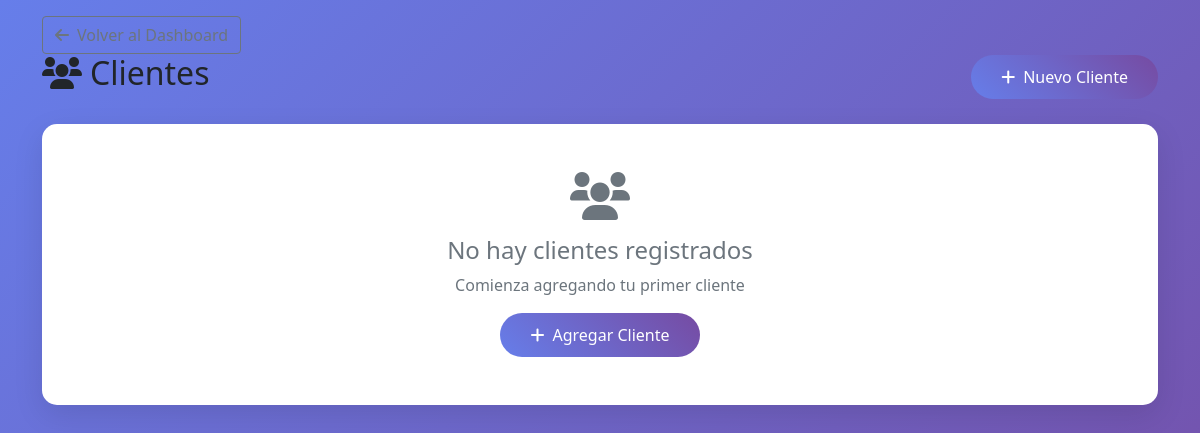
/clientes (signed in), run on an earlier commit of the app's database.
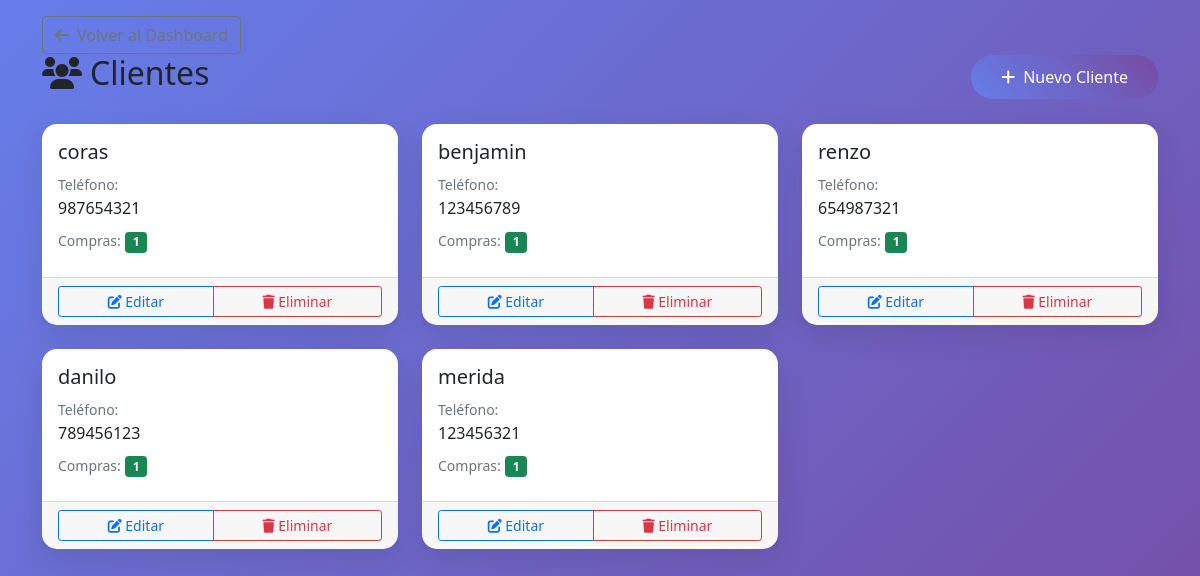
And on a later commit of the database.
### app.py (models this page shows)
class Cliente(db.Model):
    __tablename__ = 'cliente'
    id = db.Column(db.Integer, primary_key=True)
    nombre = db.Column(db.String(100), nullable=False)
    telefono = db.Column(db.String(20))
    ventas = db.relationship('Venta', backref='cliente')

### app.py (the view)
@app.route('/clientes')
@login_required
def clientes():
    clientes = Cliente.query.all()
    return render_template('clientes.html', clientes=clientes)

### app.py (called while the page is built)
@login_manager.user_loader
def load_user(user_id):
    return Usuario.query.get(int(user_id))

### templates/clientes.html (shortened to what this page needs)
{% extends "base.html" %}
{% block content %}
<div class="row">
    <div class="col-12">
        <div class="d-flex justify-content-between align-items-center mb-4">
            <h2><i class="fas fa-users me-2"></i>Clientes</h2>
            <a href="{{ url_for('nuevo_cliente') }}" class="btn btn-primary">
                <i class="fas fa-plus me-2"></i>Nuevo Cliente
            </a>
        </div>
    </div>
</div>
<div class="row">
    {% for cliente in clientes %}
    <div class="col-md-6 col-lg-4 mb-4">
        <div class="card h-100">
            <div class="card-body">
                <h5 class="card-title">{{ cliente.nombre }}</h5>
                <div class="mb-2">
                    <small class="text-muted">Teléfono:</small>
                    <p class="mb-1">{{ cliente.telefono or 'No especificado' }}</p>
                </div>
                <div class="mb-2">
                    <small class="text-muted">Compras:</small>
                    <span class="badge bg-success">{{ cliente.ventas|length }}</span>
                </div>
            </div>
            <div class="card-footer">
                <div class="btn-group w-100" role="group">
                    <a href="{{ url_for('editar_cliente', cliente_id=cliente.id) }}" class="btn btn-outline-primary btn-sm">
                        <i class="fas fa-edit"></i> Editar
                    </a>
                    <a href="{{ url_for('eliminar_cliente', cliente_id=cliente.id) }}"
                       class="btn btn-outline-danger btn-sm"
                       onclick="return confirm('¿Estás seguro de que quieres eliminar este cliente?')">
                        <i class="fas fa-trash"></i> Eliminar
                    </a>
                </div>
            </div>
        </div>
    </div>
    {% else %}
    <div class="col-12">
        <div class="card">
            <div class="card-body text-center py-5">
                <i class="fas fa-users fa-3x text-muted mb-3"></i>
                <h4 class="text-muted">No hay clientes registrados</h4>
                <p class="text-muted">Comienza agregando tu primer cliente</p>
                <a href="{{ url_for('nuevo_cliente') }}" class="btn btn-primary">
                    <i class="fas fa-plus me-2"></i>Agregar Cliente
                </a>
            </div>
        </div>
    </div>
    {% endfor %}
</div>
{% endblock %}

What changed in the data, as far as the page shows it:
added Cliente: nombre "coras", telefono "987654321", ventas|length "1"
added Cliente: nombre "benjamin", telefono "123456789", ventas|length "1"
added Cliente: nombre "renzo", telefono "654987321", ventas|length "1"
added Cliente: nombre "danilo", telefono "789456123", ventas|length "1"
added Cliente: nombre "merida", telefono "123456321", ventas|length "1"
Also different on the page:
text no longer shown: "No hay clientes registrados Comienza agregando tu primer cliente Agregar Cliente"
